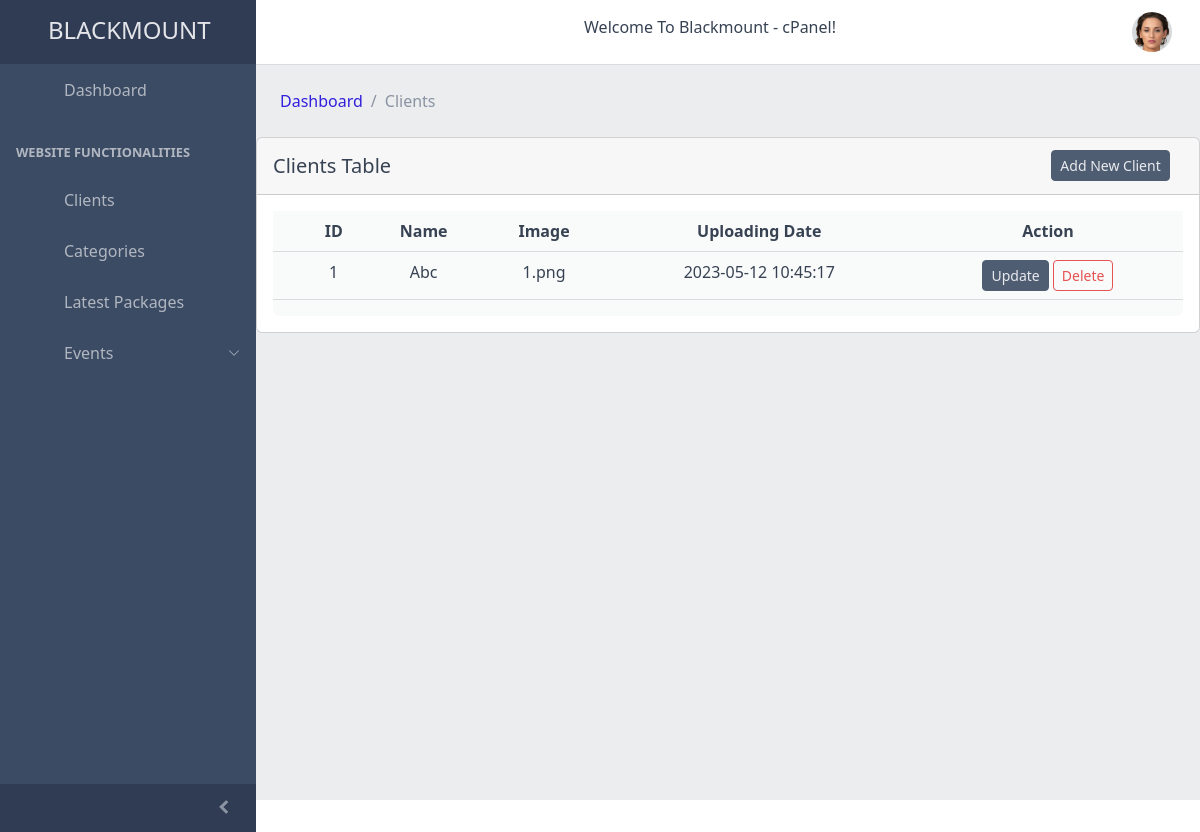
The app's page /cPanel/validate.php?clients (signed in) with its own data.
### tables this page shows
CREATE TABLE `clients` (
  `ID` int(11) NOT NULL,
  `Name` varchar(50) NOT NULL,
  `Image` varchar(250) NOT NULL,
  `Date` timestamp NOT NULL DEFAULT current_timestamp() ON UPDATE current_timestamp()
);

### cPanel/clients.php (the view, shortened to what this page needs)
<?php include "sidebar.php"; ?>
<div class="wrapper d-flex flex-column min-vh-100 bg-light">
<?php include "navbar.php"; ?>
<nav class="ms-4 mb-2" aria-label="breadcrumb">
  <ol class="breadcrumb">
    <li class="breadcrumb-item"><a class="text-decoration-none" href="validate.php?dashboard">Dashboard</a></li>
    <li class="breadcrumb-item active" aria-current="page">Clients</li>
  </ol>
</nav>
<div class="card">
  <div class="card-header">
    <div class="row">
      <div class="col-md-10 mt-2">
        <h5 class="card-title">Clients Table</h5>
      </div>
      <div class="col-md-2 mt-1">
        <button class="btn btn-sm btn-dark" type="button" data-coreui-toggle="modal" data-coreui-target="#add_client">Add New Client</button>
      </div>
    </div>
  </div>
<div class="card-body col-md-12">
  <div class="example">
    <div class="tab-content rounded-bottom">
      <div class="tab-pane p-0 active preview" role="tabpanel" id="preview-359">
          <div class="table-responsive">
          <table class="table table-hover">
            <thead class="text-center">
              <tr>
                <th></th>
                <th>ID</th>
                <th>Name</th>
                <th>Image</th>
                <th>Uploading Date</th>
                <th>Action</th>
              </tr>
            </thead>
            <?php
              include "../config.php";
              $fetchallclients = mysqli_query($connect, "SELECT * FROM clients");
              while ($fetchclients = mysqli_fetch_assoc($fetchallclients)) {
            ?>
            <tbody class="text-center">
              <tr>
                <td></td>
                <td><?php echo $fetchclients['ID']; ?></td>
                <td><?php echo $fetchclients['Name']; ?></td>
                <td><?php echo $fetchclients['Image']; ?></td>
                <td><?php echo $fetchclients['Date']; ?></td>
                <td>
                  <a href="" class="btn btn-sm btn-dark btn-center" type="submit" data-coreui-toggle="modal" data-coreui-target="#update_client<?php echo $fetchclients['ID'] ?>">Update</a>
                  <a class="btn btn-sm btn-outline-danger btn-center" href="../coding.php?delete_client=<?php echo $fetchclients['ID']; ?>">Delete</a>
                </td>
              </tr>
            </tbody>
            <?php } ?>
          </table>
        </div>
      </div>
    </div>
  </div>
</div>
</div>
</div>
<div class="tab-content rounded-bottom">
  <div class="tab-pane p-3 active preview" role="tabpanel" id="preview-224">
  </div>
</div>

### cPanel/css/examples.css (style rules this page uses)
.example .tab-content { background-color: #f9fafa !important; }
.example .preview > :last-child { margin-bottom: 0; }

### records on screen
clients: ID "1", Name "Abc", Image "1.png", Date "2023-05-12 10:45:17"
